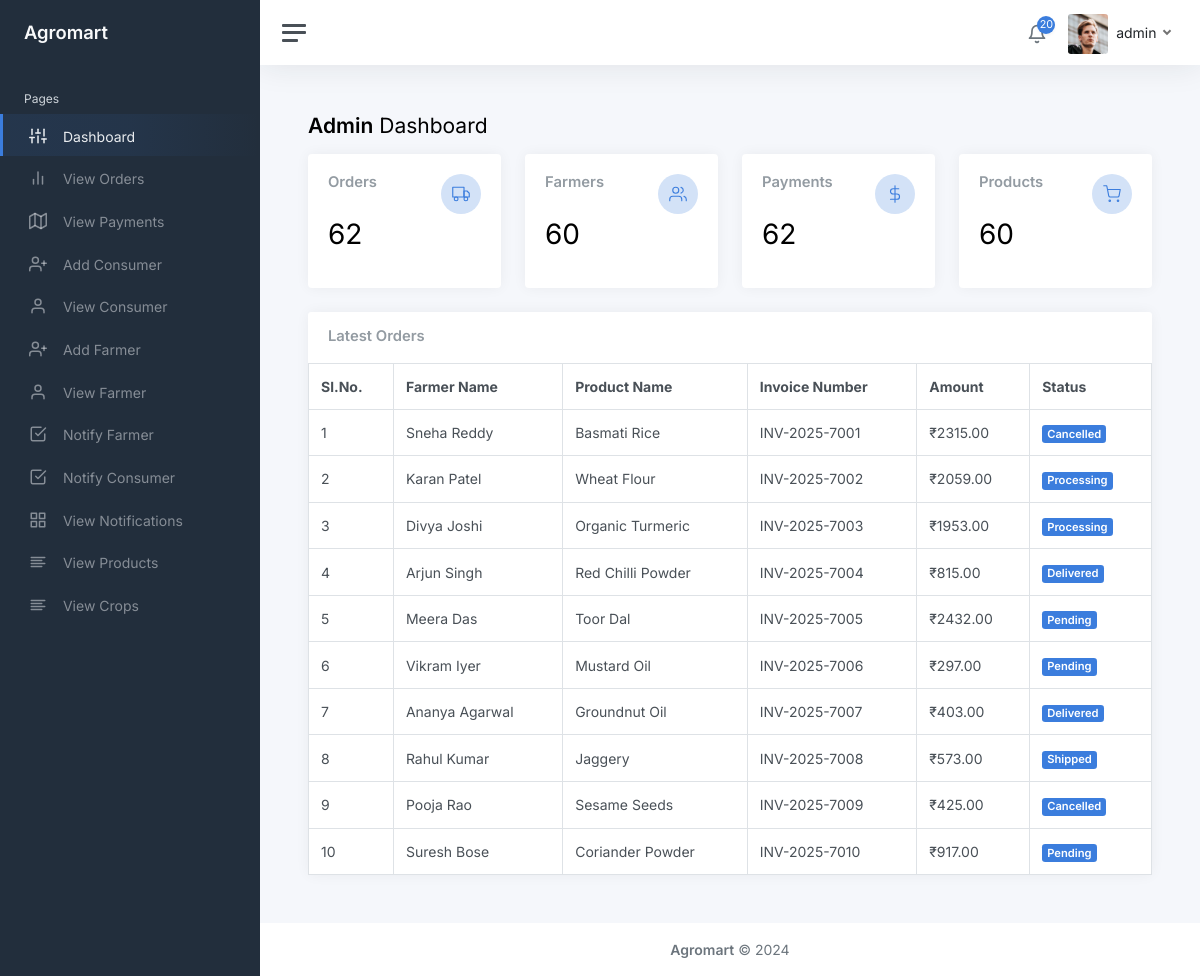
The page /admin/home.php (signed in) on the database its author committed.
### tables this page shows
CREATE TABLE IF NOT EXISTS `orders` (
  `order_id` int NOT NULL AUTO_INCREMENT,
  `farmer_id` int NOT NULL,
  `product_id` int NOT NULL,
  `invoice_number` varchar(30) NOT NULL,
  `amount` int NOT NULL,
  `status` varchar(30) NOT NULL,
  `datetime` timestamp NOT NULL DEFAULT CURRENT_TIMESTAMP,
  PRIMARY KEY (`order_id`)
);

CREATE TABLE IF NOT EXISTS `farmers` (
  `farmer_id` int NOT NULL AUTO_INCREMENT,
  `farmer_name` varchar(30) NOT NULL,
  `farmer_email` varchar(30) NOT NULL,
  `farmer_contact_number` varchar(12) NOT NULL,
  `farmer_address` text NOT NULL,
  `farmer_username` varchar(30) NOT NULL,
  `farmer_password` varchar(30) NOT NULL,
  PRIMARY KEY (`farmer_id`)
);

CREATE TABLE IF NOT EXISTS `products` (
  `product_id` int NOT NULL AUTO_INCREMENT,
  `product_name` varchar(30) NOT NULL,
  `product_description` text NOT NULL,
  `product_amount` int NOT NULL,
  `consumer_id` int NOT NULL,
  `image_location` text NOT NULL,
  PRIMARY KEY (`product_id`)
);

### admin/home.php (the view, shortened to what this page needs)
<?php
include './includes/connection.php';
?>
<!DOCTYPE html>
<html lang="en">
<head>
	<link href="css/app.css" rel="stylesheet">
</head>
<body>
	<div class="wrapper">
		<?php include('./includes/sidebar.php'); ?>
		<div class="main">
			<?php include('./includes/navbar.php'); ?>
			<main class="content">
				<div class="container-fluid p-0">
					<h1 class="h3 mb-3"><strong>Admin</strong> Dashboard</h1>
					<div class="row">
						<div class="col-12 d-flex">
							<div class="w-100">
								<div class="row">
									<div class="col-3">
										<div class="card">
											<div class="card-body">
												<div class="row">
													<div class="col mt-0">
														<h5 class="card-title">Orders</h5>
													</div>
													<div class="col-auto">
														<div class="stat text-primary">
															<i class="align-middle" data-feather="truck"></i>
														</div>
													</div>
												</div>
												<h1 class="mt-1 mb-3">
												<?php
													echo mysqli_num_rows(mysqli_query($con,"SELECT * from orders"));
												?>
												</h1>
											</div>
										</div>
									</div>
									<div class="col-3">
										<div class="card">
											<div class="card-body">
												<div class="row">
													<div class="col mt-0">
														<h5 class="card-title">Farmers</h5>
													</div>
													<div class="col-auto">
														<div class="stat text-primary">
															<i class="align-middle" data-feather="users"></i>
														</div>
													</div>
												</div>
												<h1 class="mt-1 mb-3">
												<?php
													echo mysqli_num_rows(mysqli_query($con,"SELECT * from farmers"));
												?>
												</h1>
											</div>
										</div>
									</div>
									<div class="col-3">
										<div class="card">
											<div class="card-body">
												<div class="row">
													<div class="col mt-0">
														<h5 class="card-title">Payments</h5>
													</div>
													<div class="col-auto">
														<div class="stat text-primary">
															<i class="align-middle" data-feather="dollar-sign"></i>
														</div>
													</div>
												</div>
												<h1 class="mt-1 mb-3">
													<?php
														echo mysqli_num_rows(mysqli_query($con,"SELECT * from payments"));
													?>
												</h1>
											</div>
										</div>
									</div>
									<div class="col-3">
										<div class="card">
											<div class="card-body">
												<div class="row">
													<div class="col mt-0">
														<h5 class="card-title">Products</h5>
													</div>
													<div class="col-auto">
														<div class="stat text-primary">
															<i class="align-middle" data-feather="shopping-cart"></i>
														</div>
													</div>
												</div>
												<h1 class="mt-1 mb-3">
													<?php
														echo mysqli_num_rows(mysqli_query($con,"SELECT * from products"));
													?>
												</h1>
											</div>
										</div>
									</div>
								</div>
							</div>
						</div>
					</div>
					<div class="row">
						<div class="col-12 d-flex">
							<div class="card flex-fill">
								<div class="card-header">
									<h5 class="card-title mb-0">Latest Orders</h5>
								</div>
								<table class="table table-bordered my-0">
									<thead>
										<tr>
											<th>Sl.No.</th>
											<th class="d-none d-xl-table-cell">Farmer Name</th>
											<th class="d-none d-xl-table-cell">Product Name</th>
											<th class="d-none d-xl-table-cell">Invoice Number</th>
											<th class="d-none d-xl-table-cell">Amount</th>
											<th>Status</th>
										</tr>
									</thead>
									<tbody>
										<?php
											$query=mysqli_query($con,"SELECT f.farmer_name, p.product_name, o.invoice_number, o.amount, o.status from orders O
											left join farmers F on O.farmer_id=F.farmer_id
											left join products P on P.product_id=O.product_id
											limit 10") or die(mysqli_error($con));
											if(mysqli_num_rows($query)){
												$i=1;
												while($row=mysqli_fetch_array($query)){
										?>
										<tr>
											<td><?php echo $i; ?></td>
											<td class="d-none d-xl-table-cell"><?php echo $row['farmer_name']; ?></td>
											<td class="d-none d-xl-table-cell"><?php echo $row['product_name']; ?></td>
											<td class="d-none d-xl-table-cell"><?php echo $row['invoice_number']; ?></td>
											<td class="d-none d-md-table-cell">&#8377;<?php echo $row['amount']; ?>.00</td>
											<td><span class="badge bg-primary"><?php echo $row['status']; ?></span></td>
										</tr>
										<?php
												$i++;
												}
											}
										?>
									</tbody>
								</table>
							</div>
						</div>
					</div>
				</div>
			</main>
			<?php include('./includes/footer.php'); ?>
		</div>
	</div>
</body>
</html>

### rows shown on the page
orders: farmer.farmer_name "Sneha Reddy", product.product_name "Basmati Rice", invoice_number "INV-2025-7001", amount "2315", status "Cancelled"
orders: farmer.farmer_name "Karan Patel", product.product_name "Wheat Flour", invoice_number "INV-2025-7002", amount "2059", status "Processing"
orders: farmer.farmer_name "Divya Joshi", product.product_name "Organic Turmeric", invoice_number "INV-2025-7003", amount "1953", status "Processing"
orders: farmer.farmer_name "Arjun Singh", product.product_name "Red Chilli Powder", invoice_number "INV-2025-7004", amount "815", status "Delivered"
orders: farmer.farmer_name "Meera Das", product.product_name "Toor Dal", invoice_number "INV-2025-7005", amount "2432", status "Pending"
orders: farmer.farmer_name "Vikram Iyer", product.product_name "Mustard Oil", invoice_number "INV-2025-7006", amount "297", status "Pending"
orders: farmer.farmer_name "Ananya Agarwal", product.product_name "Groundnut Oil", invoice_number "INV-2025-7007", amount "403", status "Delivered"
orders: farmer.farmer_name "Rahul Kumar", product.product_name "Jaggery", invoice_number "INV-2025-7008", amount "573", status "Shipped"
orders: farmer.farmer_name "Pooja Rao", product.product_name "Sesame Seeds", invoice_number "INV-2025-7009", amount "425", status "Cancelled"
orders: farmer.farmer_name "Suresh Bose", product.product_name "Coriander Powder", invoice_number "INV-2025-7010", amount "917", status "Pending"

### other values the page prints
$Count "20"
$Name "admin"
mysqli_num_rows(mysqli_query($con,"SELECT * from orders")) "62"
mysqli_num_rows(mysqli_query($con,"SELECT * from farmers")) "60"
mysqli_num_rows(mysqli_query($con,"SELECT * from payments")) "62"
mysqli_num_rows(mysqli_query($con,"SELECT * from products")) "60"
